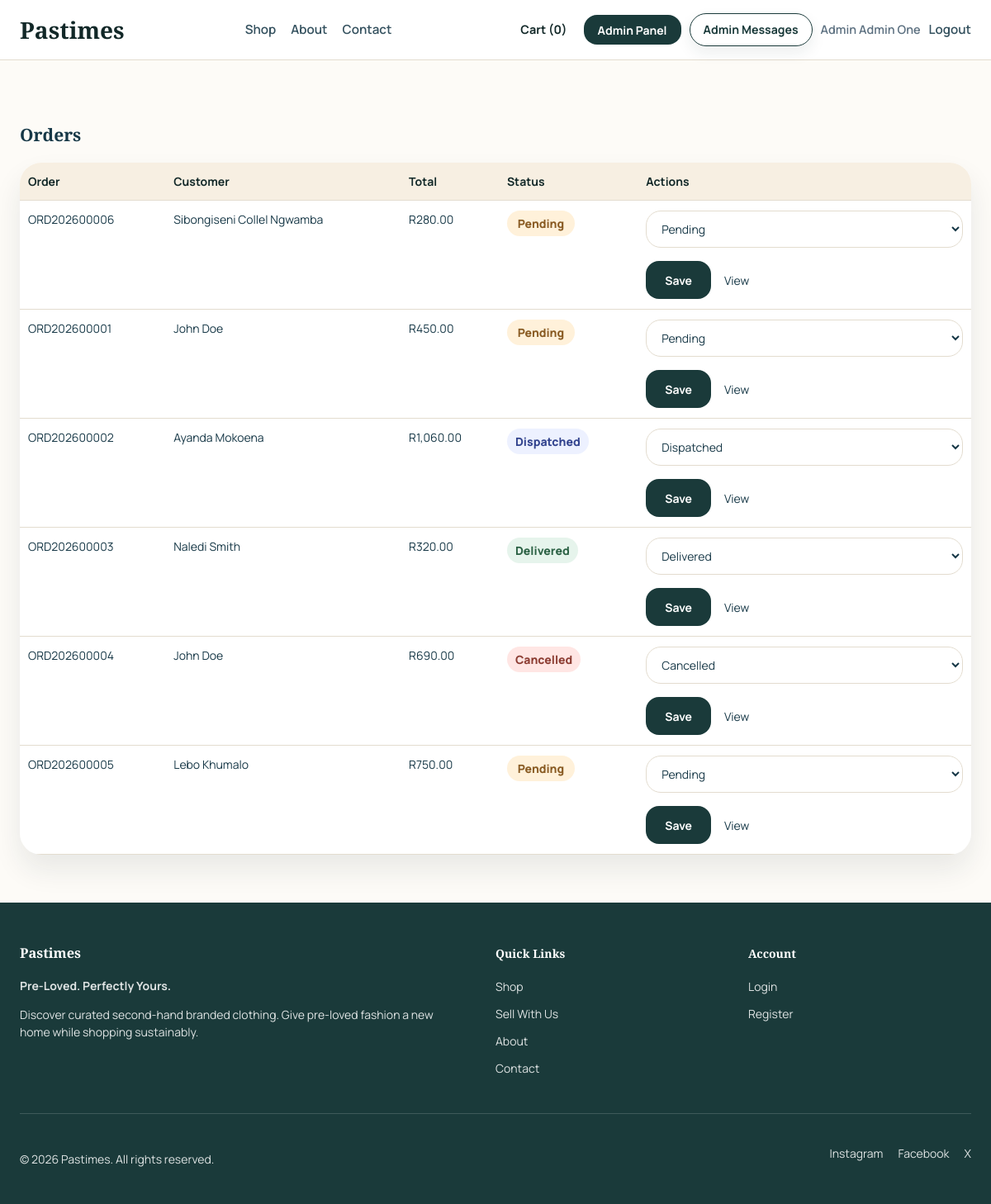
The app's page /admin/orders.php (signed in) with its own data.
### tables this page shows
CREATE TABLE IF NOT EXISTS `tblorder` (
  `order_id` int(11) NOT NULL AUTO_INCREMENT,
  `user_id` int(11) NOT NULL,
  `address_id` int(11) NOT NULL,
  `order_total` decimal(10,2) NOT NULL,
  `order_reference` varchar(20) DEFAULT NULL,
  `session_reference` varchar(20) DEFAULT NULL,
  `status` enum('pending','dispatched','delivered','cancelled') NOT NULL DEFAULT 'pending',
  `created_at` timestamp NOT NULL DEFAULT current_timestamp(),
  `updated_at` timestamp NOT NULL DEFAULT current_timestamp() ON UPDATE current_timestamp(),
  PRIMARY KEY (`order_id`),
  KEY `fk_order_user` (`user_id`),
  KEY `fk_order_address` (`address_id`)
);

CREATE TABLE IF NOT EXISTS `tbluser` (
  `user_id` int(11) NOT NULL AUTO_INCREMENT,
  `full_name` varchar(120) NOT NULL,
  `first_name` varchar(60) NOT NULL,
  `last_name` varchar(60) NOT NULL,
  `username` varchar(60) NOT NULL,
  `email` varchar(120) NOT NULL,
  `password_hash` varchar(255) NOT NULL,
  `phone_number` varchar(20) DEFAULT NULL,
  `profile_image_path` varchar(255) DEFAULT NULL,
  `role` enum('customer','seller','admin') NOT NULL DEFAULT 'customer',
  `customer_status` enum('pending','verified','rejected') NOT NULL DEFAULT 'pending',
  `seller_status` enum('none','pending','approved','rejected') NOT NULL DEFAULT 'none',
  `is_active` tinyint(1) NOT NULL DEFAULT 1,
  `created_at` timestamp NOT NULL DEFAULT current_timestamp(),
  `updated_at` timestamp NOT NULL DEFAULT current_timestamp() ON UPDATE current_timestamp(),
  PRIMARY KEY (`user_id`),
  UNIQUE KEY `username` (`username`),
  UNIQUE KEY `email` (`email`)
);

### includes/Marketplace.php (called while the page is built, shortened)
<?php
final class Cart
{
    public static function getSessionCart(): array
    {
        $scopeKey = self::cartScopeKey();
        return $_SESSION['cart_buckets'][$scopeKey];
    }
    public static function getCartCount(): int
    {
        return array_sum(self::getSessionCart());
    }
    private static function loadDatabaseCartIfNeeded(): void
    {
        $user = current_user();
        if (!$user) {
            return;
        }
    }
    private static function cartScopeKey(?int $userId = null): string
    {
        if ($userId === null) {
            $currentUser = current_user();
            $userId = (int) ($currentUser['user_id'] ?? 0);
        }
        return $userId > 0 ? 'user_' . $userId : 'guest';
    }
}

### admin/orders.php (the view, shortened to what this page needs)
<?php
$orders = db_all('SELECT o.*, u.full_name FROM tblOrder o JOIN tblUser u ON u.user_id = o.user_id ORDER BY o.created_at DESC');
require_once __DIR__ . '/../includes/header.php';
?>
<section class="section">
    <div class="container">
        <h1>Orders</h1>
        <table>
            <thead><tr><th>Order</th><th>Customer</th><th>Total</th><th>Status</th><th>Actions</th></tr></thead>
            <tbody>
            <?php foreach ($orders as $order): ?>
                <tr>
                    <td><?= e($order['order_reference'] ?: generate_order_reference_number((int) $order['order_id'])); ?></td>
                    <td><?= e($order['full_name']); ?></td>
                    <td>R<?= e(number_format((float) $order['order_total'], 2)); ?></td>
                    <td><?= status_badge($order['status']); ?></td>
                    <td>
                        <form method="post" class="table-actions">
                            <select name="status" style="margin:0;">
                                <?php foreach (['pending', 'dispatched', 'delivered', 'cancelled'] as $status): ?>
                                    <option value="<?= e($status); ?>" <?= $order['status'] === $status ? 'selected' : ''; ?>><?= e(ucfirst($status)); ?></option>
                                <?php endforeach; ?>
                            </select>
                            <button type="submit">Save</button>
                            <a href="<?= e(app_url('admin/order-detail.php?id=' . $order['order_id'])); ?>">View</a>
                        </form>
                    </td>
                </tr>
            <?php endforeach; ?>
            </tbody>
        </table>
    </div>
</section>
<?php require_once __DIR__ . '/../includes/footer.php'; ?>

### includes/header.php (shortened to what this page needs)
<?php
$admin = current_admin();
$currentPath = basename(parse_url($_SERVER['REQUEST_URI'] ?? '', PHP_URL_PATH) ?: '');
$stylesVersion = @filemtime(__DIR__ . '/../css/styles.css') ?: time();
?>
<!DOCTYPE html>
<html lang="en">
<head>
    <link rel="stylesheet" href="<?= e(app_url('css/styles.css?v=' . $stylesVersion)); ?>">
</head>
<body>
<header class="site-header">
    <div class="container nav-shell">
        <a class="brand-mark" href="<?= e(app_url('index.php')); ?>">Pastimes</a>
        <nav class="site-nav">
            <a class="nav-link<?= $currentPath === 'shop.php' ? ' is-active' : ''; ?>" href="<?= e(app_url('shop.php')); ?>">Shop</a>
            <a class="nav-link<?= $currentPath === 'about.php' ? ' is-active' : ''; ?>" href="<?= e(app_url('about.php')); ?>">About</a>
            <a class="nav-link<?= $currentPath === 'contact.php' ? ' is-active' : ''; ?>" href="<?= e(app_url('contact.php')); ?>">Contact</a>
        </nav>
        <div class="nav-actions">
            <a class="cart-link" href="<?= e(app_url('cart.php')); ?>">Cart (<?= e((string) cart_count()); ?>)</a>
            <?php if ($admin): ?>
                <a class="button button-dark button-small admin-top-button" href="<?= e(app_url('admin/index.php')); ?>">Admin Panel</a>
                <a class="button button-light button-small header-action-button" href="<?= e(app_url('admin/messages.php')); ?>">Admin Messages</a>
                <span class="nav-user">Admin <?= e($admin['full_name']); ?></span>
                <a class="nav-link" href="<?= e(app_url('logout.php?scope=admin')); ?>">Logout</a>
            <?php endif; ?>
        </div>
    </div>
</header>
<main class="page-shell">

### includes/functions.php (shortened to what this page needs)
<?php
function app_url(string $path = ''): string
{
    $suffix = ltrim($path, '/');
    $base = defined('APP_URL_BASE') ? APP_URL_BASE : '';
    return $suffix === '' ? ($base ?: '/') : ($base . '/' . $suffix);
}
function e(?string $value): string
{
    return htmlspecialchars((string) $value, ENT_QUOTES, 'UTF-8');
}
function db(): mysqli
{
    static $connection = null;
    if ($connection instanceof mysqli) {
        return $connection;
    }
    $connection = getDBConnection(true);
    return $connection;
}
function bind_params(mysqli_stmt $statement, string $types, array &$params): void
{
    $bindParams = [$types];
    foreach ($params as $key => &$value) {
        $bindParams[] = &$value;
    }
    call_user_func_array([$statement, 'bind_param'], $bindParams);
}
function db_one(string $sql, string $types = '', array $params = []): ?array
{
    $statement = db()->prepare($sql);
    if ($types !== '' && $params !== []) {
        bind_params($statement, $types, $params);
    }
    $statement->execute();
    $result = $statement->get_result();
    $row = $result ? $result->fetch_assoc() : null;
    return $row ?: null;
}
function db_all(string $sql, string $types = '', array $params = []): array
{
    $statement = db()->prepare($sql);
    $statement->execute();
    $result = $statement->get_result();
    $rows = $result ? $result->fetch_all(MYSQLI_ASSOC) : [];
    return $rows;
}
function current_user(): ?array
{
    if (!isset($_SESSION['user_id'])) {
        return null;
    }
    return db_one('SELECT * FROM tblUser WHERE user_id = ?', 'i', [(int) $_SESSION['user_id']]);
}
function current_admin(): ?array
{
    return db_one('SELECT * FROM tblAdmin WHERE admin_id = ?', 'i', [(int) $_SESSION['admin_id']]);
}
function cart_count(): int
{
    return Cart::getCartCount();
}
function status_badge(string $status): string
{
    $safe = strtolower($status);
    return '<span class="badge badge-' . e($safe) . '">' . e(ucfirst($status)) . '</span>';
}
function generate_order_reference_number(int $orderId): string
{
    return sprintf('ORD%s%05d', date('Y'), $orderId);
}

### css/styles.css (style rules this page uses)
:root { --color-deep-teal: #1A3A3A; --color-deep-teal-strong: #122828; --color-soft-cream: #FDFBF7; --color-soft-band: #f5efe5; --color-sand: #D4A373; --color-sand-dark: #E76F51; --color-border: #e3dccf; --color-text: #173847; --color-muted: #5c7080; --color-white: #ffffff; --shadow-card: 0 18px 34px rgba(21, 46, 52, 0.09); --radius-large: 26px; --radius-medium: 18px; --radius-small: 12px; }
*, *::before, *::after { box-sizing: border-box; }
body { margin: 0; font-family: 'Manrope', sans-serif; font-size: 14px; background: var(--color-soft-cream); color: var(--color-text); line-height: 1.5; overflow-x: hidden; }
a { color: inherit; text-decoration: none; }
button, input, select, textarea { font: inherit; }
.container { width: min(1280px, calc(100% - 48px)); margin: 0 auto; }
.page-shell { min-height: 60vh; }
.site-header { position: sticky; top: 0; z-index: 40; background: rgba(255, 255, 255, 0.96); border-bottom: 1px solid var(--color-border); backdrop-filter: blur(10px); }
.nav-shell { display: flex; align-items: center; justify-content: space-between; min-height: 72px; gap: 24px; }
.brand-mark, h1, h2, h3, h4 { font-family: 'Playfair Display', serif; }
.brand-mark { font-size: 1.75rem; font-weight: 800; color: var(--color-deep-teal-strong); }
.site-nav, .nav-actions { display: flex; align-items: center; gap: 18px; flex-wrap: wrap; }
.nav-link { font-size: 0.95rem; font-weight: 600; color: var(--color-text); opacity: 0.88; }
.cart-link { font-size: 1.5rem; }
.button { display: inline-flex; align-items: center; justify-content: center; gap: 10px; min-height: 46px; padding: 0 22px; border-radius: 16px; border: 1px solid transparent; font-weight: 700; cursor: pointer; transition: transform 0.2s ease, background 0.2s ease, border-color 0.2s ease; }
.button-small { min-height: 36px; padding: 0 16px; }
.button-dark { background: var(--color-deep-teal); color: var(--color-white); }
.button-outline, .button-light { border-color: var(--color-deep-teal); background: transparent; color: var(--color-deep-teal); }
.section { padding: 58px 0; }
input, select, textarea { width: 100%; border: 1px solid var(--color-border); border-radius: 18px; min-height: 44px; padding: 11px 14px; background: var(--color-white); color: var(--color-text); }
.nav-user { color: var(--color-muted); font-weight: 600; font-size: 0.9rem; }
.admin-top-button { white-space: nowrap; }
.nav-actions { gap: 10px; }
.nav-actions .cart-link { min-height: 36px; padding: 0 10px; border-radius: 999px; display: inline-flex; align-items: center; justify-content: center; font-size: 0.9rem; font-weight: 700; color: var(--color-deep-teal-strong); }
.header-action-button { min-height: 40px; padding: 0 16px; border-radius: 999px; font-size: 0.88rem; line-height: 1; box-shadow: 0 8px 18px rgba(21, 46, 52, 0.08); }
.admin-top-button { min-width: 118px; }
button:not(.password-toggle):not(.button-outline), input[type="submit"] { display: inline-flex; align-items: center; justify-content: center; gap: 10px; min-height: 46px; padding: 0 22px; border-radius: 16px; border: 1px solid transparent; background: var(--color-deep-teal); color: var(--color-white); font-weight: 700; cursor: pointer; }
.form-row, .table-actions, .split-layout, .summary-grid { display: flex; gap: 16px; }
.table-actions { align-items: center; flex-wrap: wrap; }
table { width: 100%; border-collapse: collapse; background: var(--color-white); border-radius: var(--radius-large); overflow: hidden; box-shadow: var(--shadow-card); }
th, td { border-bottom: 1px solid var(--color-border); padding: 12px 10px; text-align: left; vertical-align: top; }
th { color: var(--color-deep-teal-strong); background: #f7efe2; }
.badge { display: inline-flex; align-items: center; justify-content: center; min-width: 82px; padding: 5px 10px; border-radius: 999px; font-weight: 800; text-transform: capitalize; }
.badge-pending { background: #fff1da; color: #8a5c24; }
.badge-verified, .badge-approved, .badge-active, .badge-delivered { background: #e6f4ec; color: #2c6245; }
.badge-rejected, .badge-cancelled { background: #ffe6e4; color: #8d3e34; }
.badge-sold, .badge-dispatched { background: #edf1ff; color: #33448f; }

### records on screen
tblorder: order_reference+order_id "ORD202600006", user.full_name "Sibongiseni Collel Ngwamba", order_total "280.00", status "Pending"
tblorder: order_reference+order_id "ORD202600001", user.full_name "John Doe", order_total "450.00", status "Pending"
tblorder: order_reference+order_id "ORD202600002", user.full_name "Ayanda Mokoena", order_total "1,060.00", status "Dispatched"
tblorder: order_reference+order_id "ORD202600003", user.full_name "Naledi Smith", order_total "320.00", status "Delivered"
tblorder: order_reference+order_id "ORD202600004", user.full_name "John Doe", order_total "690.00", status "Cancelled"
tblorder: order_reference+order_id "ORD202600005", user.full_name "Lebo Khumalo", order_total "750.00", status "Pending"

### other values on screen
cart_count() "0"
$admin['full_name'] "Admin One"
